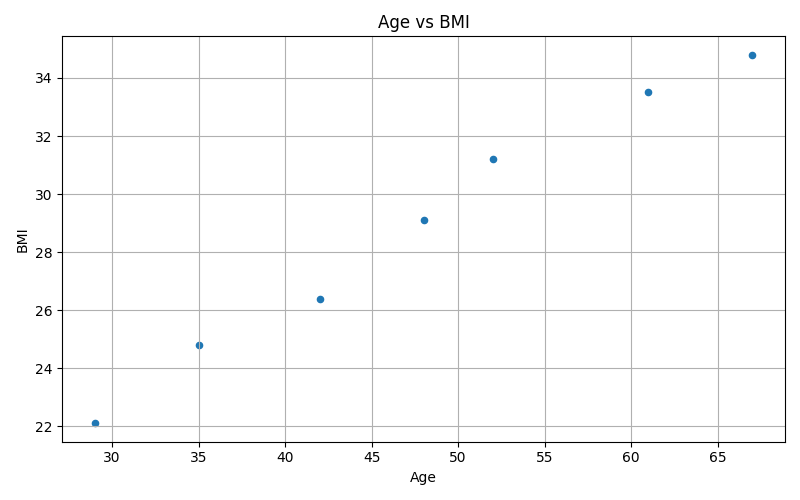

Source code (Python):
import pandas as pd
import matplotlib.pyplot as plt

data = {
    "age": [29, 35, 42, 48, 52, 61, 67],
    "bmi": [22.1, 24.8, 26.4, 29.1, 31.2, 33.5, 34.8]
}

df = pd.DataFrame(data)

# Calculate correlation
correlation = df["age"].corr(df["bmi"])
print(f"Correlation between age and BMI: {correlation:.2f}")

# Create scatter plot
df.plot(
    kind="scatter",
    x="age",
    y="bmi",
    figsize=(8, 5)
)

plt.title("Age vs BMI")
plt.xlabel("Age")
plt.ylabel("BMI")
plt.grid(True)
plt.tight_layout()

plt.savefig("age_bmi_scatter.png")
plt.show()
